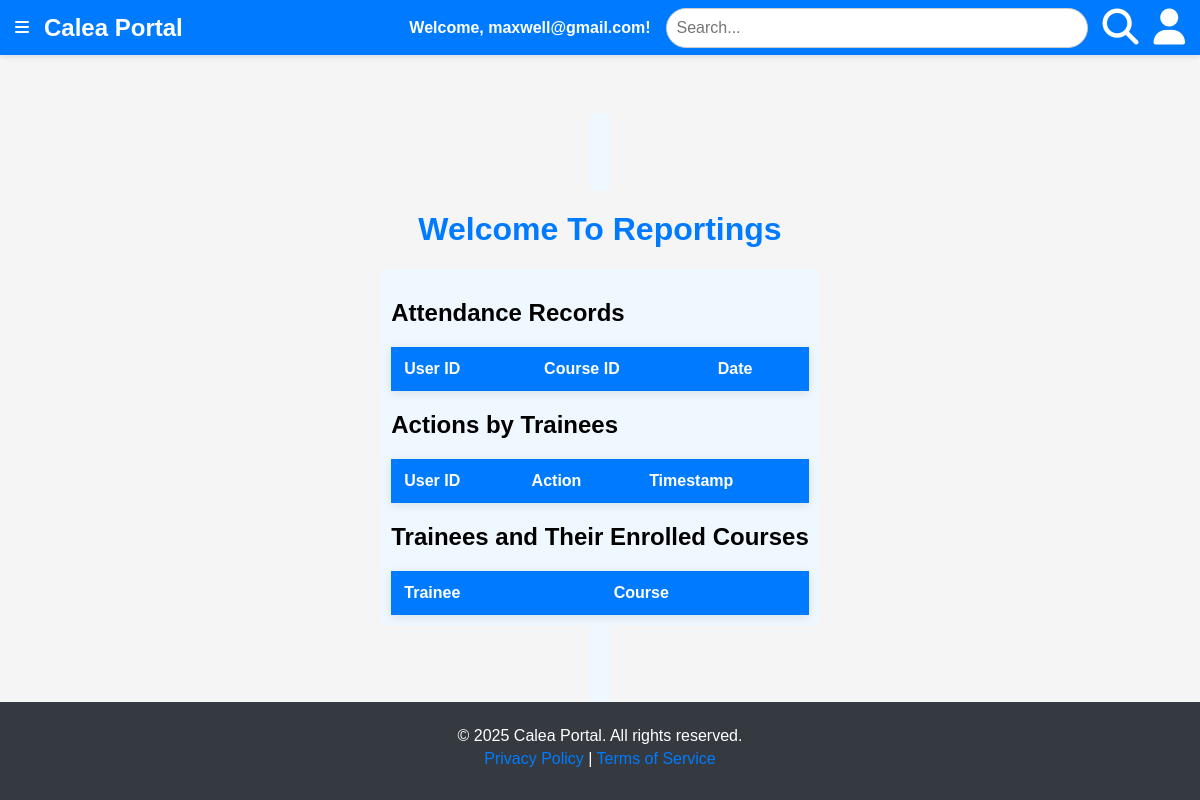
The page /reports.php (signed in) on the database as committed earlier.
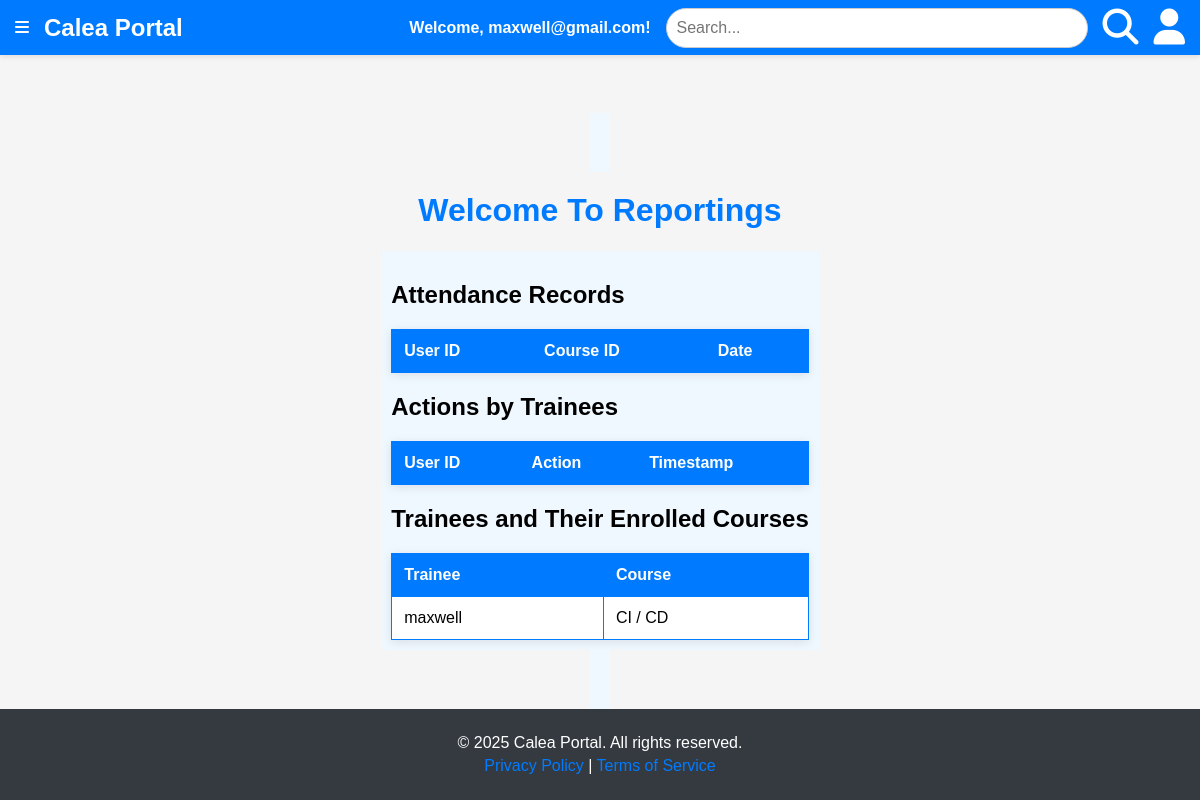
The same page on the database as committed later.
### tables this page shows
CREATE TABLE `users` (
  `id` int(11) NOT NULL,
  `username` varchar(50) NOT NULL,
  `password` varchar(255) NOT NULL,
  `role` enum('admin','trainer','trainee') NOT NULL DEFAULT 'trainee',
  `qualifications` varchar(255) DEFAULT NULL,
  `expertise` varchar(255) DEFAULT NULL,
  `created_at` timestamp NOT NULL DEFAULT current_timestamp()
);

CREATE TABLE `courses` (
  `id` int(11) NOT NULL,
  `title` varchar(255) NOT NULL,
  `description` text NOT NULL,
  `created_at` timestamp NOT NULL DEFAULT current_timestamp(),
  `updated_at` timestamp NOT NULL DEFAULT current_timestamp() ON UPDATE current_timestamp(),
  `credits` int(11) NOT NULL DEFAULT 0,
  `duration` int(11) DEFAULT NULL,
  `image` varchar(255) DEFAULT NULL,
  `trainer_username` varchar(20) NOT NULL,
  `image_url` varchar(255) DEFAULT NULL
);

### reports.php (the view, shortened to what this page needs)
<?php
include 'dbconn.php';
include 'adminheader.php';
$traineeCourses = $conn->query("
    SELECT u.username AS trainee, c.title AS course
    FROM enrollments e
    JOIN users u ON e.trainee_id = u.id
    JOIN courses c ON e.course_id = c.id
    WHERE u.role = 'trainee'
");
?>
<!DOCTYPE html>
<html lang="en">
<head>
    <link rel="stylesheet" href="fontawesome-free-6.4.0-web/css/all.min.css">
</head>
<body>
<h1>Welcome To Reportings</h1>
    <div class="content">
        <h2>Attendance Records</h2>
        <table>
            <tr>
                <th>User ID</th>
                <th>Course ID</th>
                <th>Date</th>
            </tr>
        </table>
        <h2>Actions by Trainees</h2>
        <table>
            <tr>
                <th>User ID</th>
                <th>Action</th>
                <th>Timestamp</th>
            </tr>
        </table>
        <h2>Trainees and Their Enrolled Courses</h2>
        <table>
            <tr>
                <th>Trainee</th>
                <th>Course</th>
            </tr>
            <?php while ($traineeCourse = $traineeCourses->fetch_assoc()): ?>
            <tr>
                <td><?php echo htmlspecialchars($traineeCourse['trainee']); ?></td>
                <td><?php echo htmlspecialchars($traineeCourse['course']); ?></td>
            </tr>
            <?php endwhile; ?>
        </table>
    </div>
</body>
</html>
<?php
include 'footer.php';
?>

### adminheader.php (shortened to what this page needs)
<?php
include 'dbconn.php';
$username = 'Guest';
if (isset($_SESSION['user_id'])) {
    $user_id = $_SESSION['user_id'];
    $stmt = $conn->prepare("SELECT username FROM users WHERE id = ?");
    $stmt->bind_param("i", $user_id);
    $stmt->execute();
    $result = $stmt->get_result();
    if ($result->num_rows > 0) {
        $user = $result->fetch_assoc();
        $username = $user['username'];
    }
}
?>
<!DOCTYPE html>
<html lang="en">
<head>
    <link rel="stylesheet" href="fontawesome-free-6.4.0-web/css/all.min.css">
</head>
<body>
    <div class="header">
        <span class="menu-icon" onclick="toggleSidebar()">
            <i class="fas fa-bars"></i>
        </span>
        <h2>Calea Portal</h2>
        <div class="welcome-message">Welcome, <?php echo htmlspecialchars($username); ?>!</div>
        <input type="text" id="search-bar" class="search-bar" placeholder="Search..." onkeypress="if(event.key === 'Enter') executeSearch()">
        <span class="search-icon" onclick="executeSearch()"><i class="fas fa-search"></i></span>
        <span class="user-icon">
            <i class="fas fa-user"></i>
        </span>
    </div>
    <div class="content">
    </div>
</body>
</html>

### footer.php (shortened to what this page needs)
<!DOCTYPE html>
<html lang="en">
<head>
</head>
<body>
    <div class="content">
    </div>
    <div class="footer">
        <p>&copy; <?php echo date("Y"); ?> Calea Portal. All rights reserved.</p>
        <p>
            <a href="privacy.php">Privacy Policy</a> |
            <a href="terms.php">Terms of Service</a>
        </p>
    </div>
</body>
</html>

### adminheader.php (style rules this page uses)
html, body { height: 100%; margin: 0; font-family: Helvetica; display: flex; flex-direction: column; }
.header { height: 55px; background-color: #007bff; color: white; display: flex; align-items: center; padding: 0 15px; box-shadow: 0 2px 5px rgba(0, 0, 0, 0.1); }
.header h2 { margin: 0 15px; }
.welcome-message { margin-left: auto; font-size: 16px; font-weight: bold; }
.search-bar { background-color: white; border: 1px solid #ccc; padding: 10px; border-radius: 22px; width: 400px; margin-left: 15px; font-size: 16px; }
.search-icon, .user-icon { cursor: pointer; font-size: 36px; margin-left: 15px; line-height: 55px; }
.content { flex-grow: 1; padding: 15px; background-color: #f1f1f1; }

### reports.php (style rules this page uses)
body { font-family: Arial, sans-serif; background-color: whitesmoke; margin: 0; padding: 0; }
.content { padding: 10px; max-width: 1200px; margin: auto; background-color: #f0f8ff; }
h1 { color: #007bff; text-align: center; margin-top: 20px; }
table { width: 100%; border-collapse: collapse; margin-top: 20px; box-shadow: 0 2px 10px rgba(0, 0, 0, 0.1); background: white; }
th, td { border: 1px solid #007bff; padding: 12px; text-align: left; }
th { background-color: #007bff; color: white; }

### footer.php (style rules this page uses)
body { display: flex; flex-direction: column; min-height: 100vh; margin: 0; }
.content { flex: 1; }
.footer { background-color: #343a40; flex: 1; color: white; text-align: center; padding: 20px 0; width: 100%; }
.footer p { margin: 5px 0; }
.footer a { color: #007bff; text-decoration: none; }

Rows that differ between the two databases and show on the page:
added users: username "maxwell", courses.title "CI / CD"
